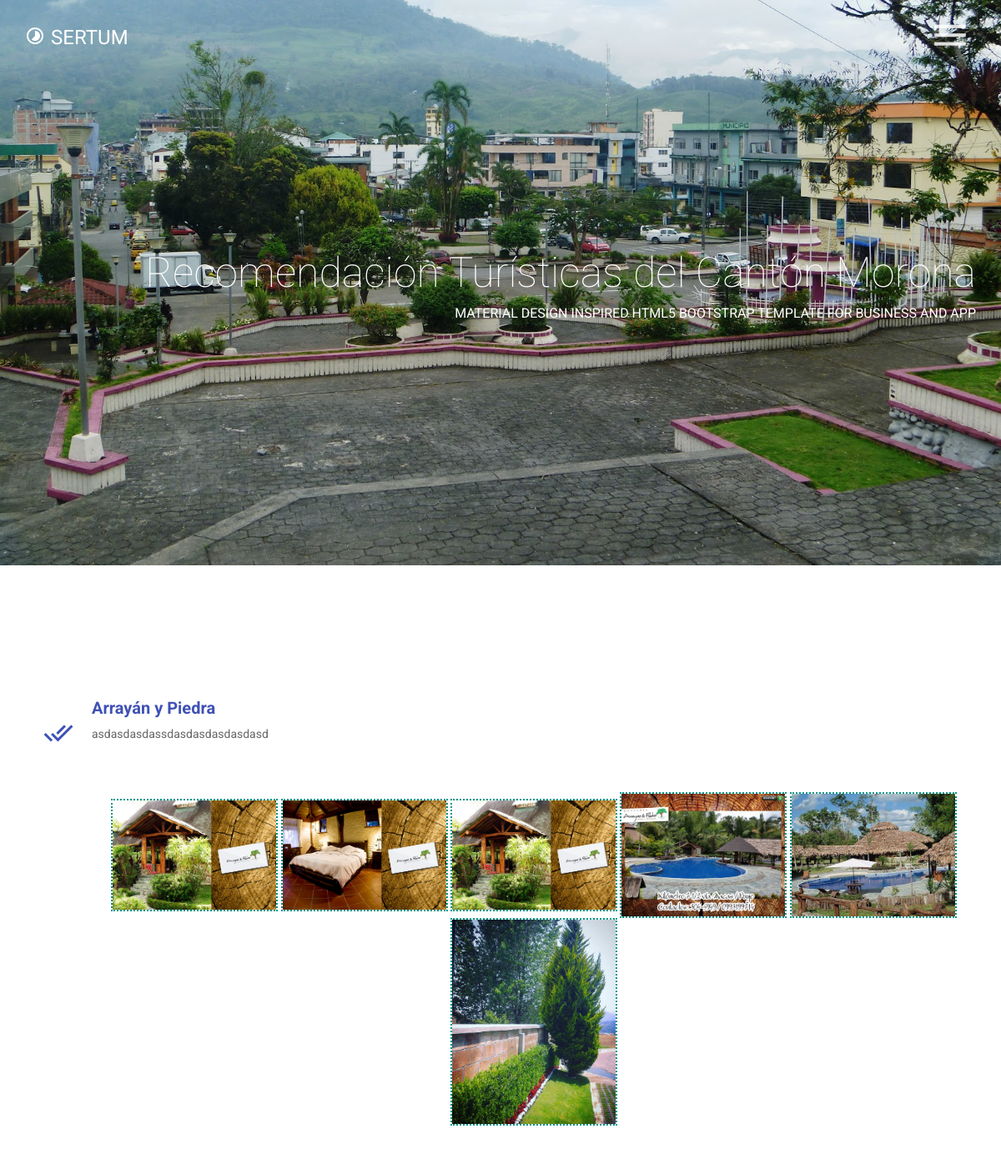
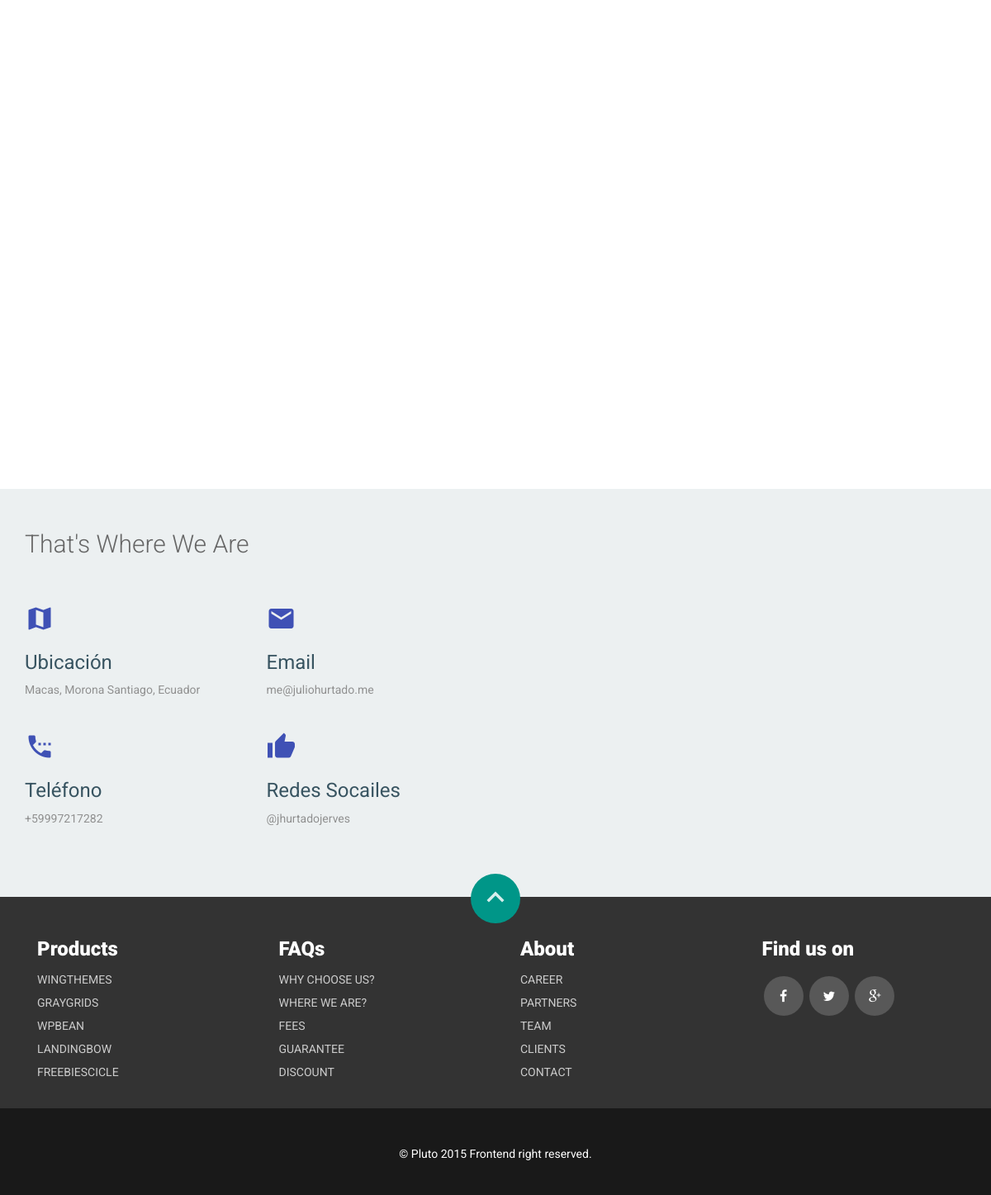
Page /destino/ver/arrayan-y-piedra/ on the committed database (2 pictures, top to bottom).
### centro/models.py (models this page shows, shortened)
class Center(models.Model):
    name = models.TextField(blank=False)
    addres = map_fields.AddressField(max_length=200)
    aditional_information = models.TextField(blank=True, verbose_name='Place Description')
    geolocation = map_fields.GeoLocationField(max_length=100)
    slug = AutoSlugField(unique=True, populate_from='name', always_update=True)
    user = models.OneToOneField(User, unique=True, null=True)

class Picture(models.Model):
    picture = models.ImageField()
    center = models.ForeignKey(Center)

### centro/views.py (the view)
# urls.py: url(r'^destino/ver/(?P<slug>[-\w ]+)/$', CenterDetailView.as_view(), name='center_detail'),
class CenterDetailView(DetailView):
    model = Center
    template_name = 'center_detail.html'
    slug_field = 'slug'
    context_object_name = 'center'
    def get_context_data(self, **kwargs):
        context =  super(CenterDetailView, self).get_context_data(**kwargs)
        context['pictures'] = Picture.objects.filter(center__slug=self.object.slug)
        context['request'] = self.request
        if self.request.user.is_authenticated():
            user = Usuario.objects.filter(user = self.request.user)
            center = Center.objects.filter(user=user)
            if center.exists():
                context['verification'] = False
                context['center_view'] = Center.objects.get(user=user)
            else:
                context['verification'] = True
        else:
            context['verification'] = True
        return context

### centro/templates/center_detail.html (shortened to what this page needs)
{% extends 'base.html' %}
{% block content %}
    <div class="col-md-12 col-sm-12 wow fadeInDown">
            <div class="features">
              <div class="icon">
                <i class="mdi-action-done-all"></i>
              </div>
              <div class="features-text">
                <h4>{{ center.name }}</h4>
                <p style="text-align: justify;">
                  {{ center.aditional_information|linebreaksbr }}
                </p>
              </div>
            </div>
    </div>
    <div id="links" class="col-md-12 col-sm-12">
        <div class="features">
              <div class="features-text" style="margin: auto auto; text-align: center;">
                {% for picture in pictures %}
                <a href="{% url 'ver_imagen' picture.picture %}">
                    <img src="{% url 'ver_imagen' picture.picture %}" style="max-width: 200px; border-style:dotted;border-width:2px;">
                </a>
                {% endfor %}
              </div>
        </div>
    </div>
{% endblock %}
{% block map%}
    <div class="col-md-12 col-sm-12" style="height: 500px;">
        <div class="features" style="height: 500px;">
              <div class="features-text" style="height: 500px;">
                <div id="map" class="row" style="height: 500px;"></div>
              </div>
        </div>
    </div>
  {% endblock %}

### centro/static/css/main.css (style rules this page uses)
body { font-family: 'Roboto', sans-serif; color: #666; font-size: 14px; font-weight: 400; background: #fff; }
.row { padding: 30px 0; }
#features .features { margin: 30px 0; }
#features .features .icon { float: left; text-align: center; }
#features .features .icon i { width: 80px; height: 80px; line-height: 80px; border-radius: 50%; font-size: 36px; color: #3f51b5; }
#features .features h4 { margin-bottom: 10px; font-size: 20px; font-weight: 700; color: #3f51b5; }
#features .features .features-text { padding-left: 80px; }
#features .features .features-text p { margin: 0; }

### rows in the picture
Center: name "Arrayán y Piedra", aditional_information "asdasdasdassdasdasdasdasdasd"
Picture: picture (picture)
Picture: picture (picture)
Picture: picture (picture)
Picture: picture (picture)
Picture: picture (picture)
Picture: picture (picture)
